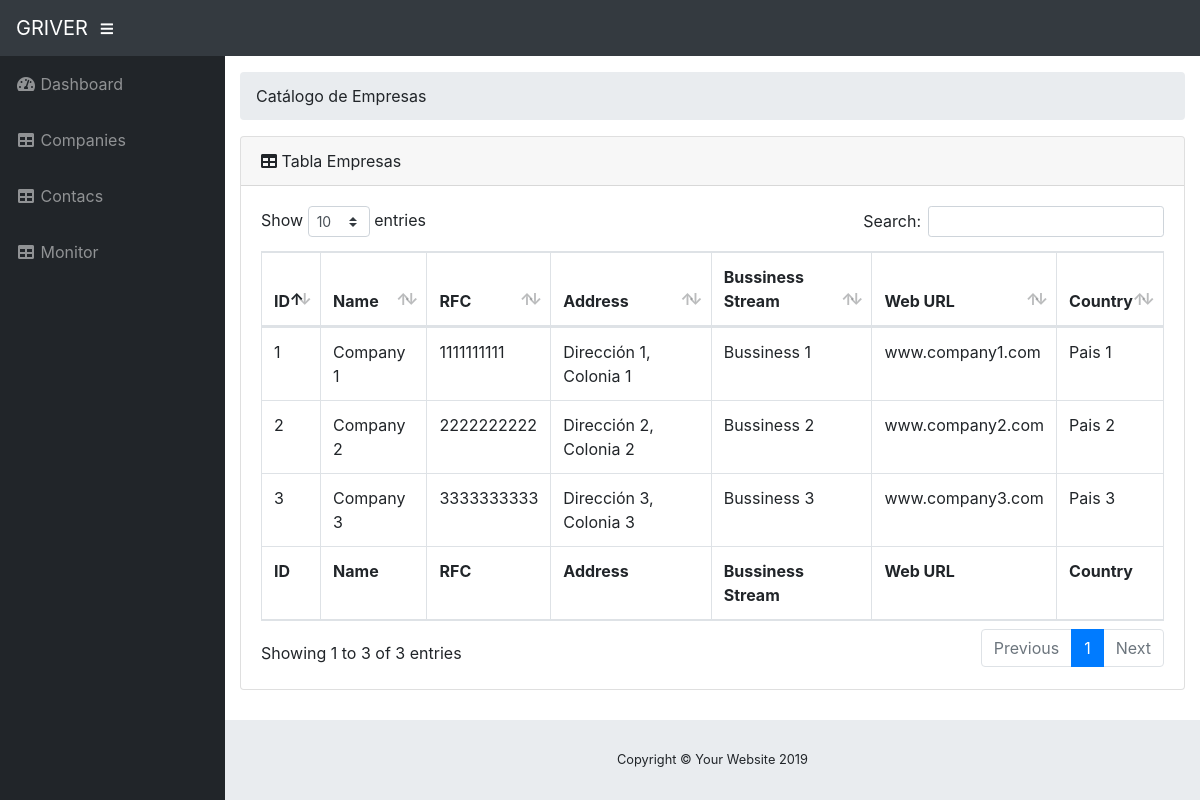
Screenshot of /resources/views/company/index.php with the database file from the repository.
### tables this page shows
CREATE TABLE company (
    id INT NOT NULL AUTO_INCREMENT,
    company_name VARCHAR(100) NOT NULL,
    company_rfc VARCHAR(100) NOT NULL,
    company_address VARCHAR(100) NOT NULL,
    business_stream VARCHAR(100) NOT NULL,
    company_website_url VARCHAR(255) NOT NULL,
    company_country VARCHAR(50),
    PRIMARY KEY (id)
);

### php/model/crud/CompanyCrud.php (called while the page is built, shortened)
<?php
	class CompanyCrud{
		public function companies(){
			$db = DataBase::conectar();
			$companies = $db->query('SELECT * FROM company');
			return $companies;
		}
	}
 ?>

### resources/views/company/index.php (the view, shortened to what this page needs)
<?php
include '../../../php/model/crud/CompanyCrud.php';
$company_crud = new CompanyCrud();
$companies = $company_crud->companies();
?>
<!DOCTYPE html>
<html lang="en">
<head>
  <link href="../../../vendor/fontawesome-free/css/all.min.css" rel="stylesheet" type="text/css">
  <link href="../../../vendor/datatables/dataTables.bootstrap4.css" rel="stylesheet">
  <link href="../../../css/sb-admin.css" rel="stylesheet">
</head>
<body id="page-top">
  <nav class="navbar navbar-expand navbar-dark bg-dark static-top">
    <a class="navbar-brand mr-1" href="../index.php">GRIVER</a>
    <button class="btn btn-link btn-sm text-white order-1 order-sm-0" id="sidebarToggle" href="#">
      <i class="fas fa-bars"></i>
    </button>
  </nav>
  <div id="wrapper">
    <ul class="sidebar navbar-nav">
      <li class="nav-item ">
        <a class="nav-link" href="../index.php">
          <i class="fas fa-fw fa-tachometer-alt"></i>
          <span>Dashboard</span>
        </a>
      </li>
      <li class="nav-item">
        <a class="nav-link" href="../company/">
          <i class="fas fa-fw fa-table"></i>
          <span>Companies</span></a>
      </li>
      <li class="nav-item">
        <a class="nav-link" href="../contact/">
          <i class="fas fa-fw fa-table"></i>
          <span>Contacs</span></a>
      </li>
      <li class="nav-item">
        <a class="nav-link" href="../monitor/">
          <i class="fas fa-fw fa-table"></i>
          <span>Monitor</span></a>
      </li>
    </ul>
    <div id="content-wrapper">
      <div class="container-fluid">
        <ol class="breadcrumb">
          <li class="breadcrumb-item">
            Catálogo de Empresas
          </li>
        </ol>
        <div class="card mb-3">
          <div class="card-header">
            <i class="fas fa-table"></i>
            Tabla Empresas</div>
          <div class="card-body">
            <div class="table-responsive">
              <table class="table table-bordered" id="dataTable" width="100%" cellspacing="0">
                <thead>
                  <tr>
                    <th>ID</th>
                    <th>Name</th>
                    <th>RFC</th>
                    <th>Address</th>
                    <th>Bussiness Stream</th>
                    <th>Web URL</th>
                    <th>Country</th>
                  </tr>
                </thead>
                <tfoot>
                  <tr>
                    <th>ID</th>
                    <th>Name</th>
                    <th>RFC</th>
                    <th>Address</th>
                    <th>Bussiness Stream</th>
                    <th>Web URL</th>
                    <th>Country</th>
                  </tr>
                </tfoot>
                <tbody>
                    <?php foreach ($companies as $company) {?>
                        <tr>
                            <td><?php echo $company['id'] ?></td>
                            <td><?php echo $company['company_name'] ?></td>
                            <td><?php echo $company['company_rfc'] ?></td>
                            <td><?php echo $company['company_address'] ?></td>
                            <td><?php echo $company['business_stream'] ?></td>
                            <td><?php echo $company['company_website_url'] ?></td>
                            <td><?php echo $company['company_country'] ?></td>
                        </tr>
                    <?php }?>
                </tbody>
              </table>
            </div>
          </div>
        </div>
      </div>
      <footer class="sticky-footer">
        <div class="container my-auto">
          <div class="copyright text-center my-auto">
            <span>Copyright © Your Website 2019</span>
          </div>
        </div>
      </footer>
    </div>
  </div>
</body>
</html>

### rows the page displays
company: id "1", company_name "Company 1", company_rfc "1111111111", company_address "Dirección 1, Colonia 1", business_stream "Bussiness 1", company_website_url "www.company1.com", company_country "Pais 1"
company: id "2", company_name "Company 2", company_rfc "2222222222", company_address "Dirección 2, Colonia 2", business_stream "Bussiness 2", company_website_url "www.company2.com", company_country "Pais 2"
company: id "3", company_name "Company 3", company_rfc "3333333333", company_address "Dirección 3, Colonia 3", business_stream "Bussiness 3", company_website_url "www.company3.com", company_country "Pais 3"
